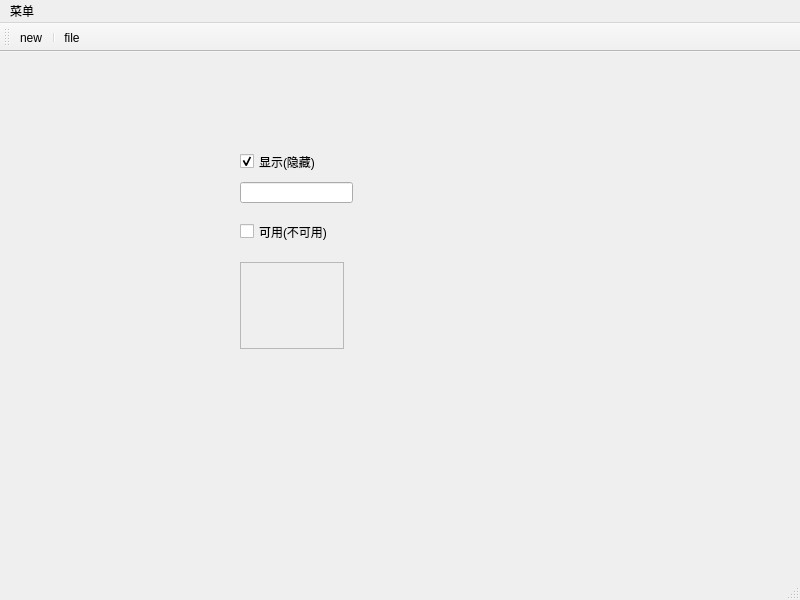
<?xml version="1.0" encoding="UTF-8"?>
<ui version="4.0">
 <class>MainWindow</class>
 <widget class="QMainWindow" name="MainWindow">
  <property name="geometry">
   <rect>
    <x>0</x>
    <y>0</y>
    <width>800</width>
    <height>600</height>
   </rect>
  </property>
  <property name="windowTitle">
   <string>MainWindow</string>
  </property>
  <widget class="QWidget" name="centralwidget">
   <widget class="QCheckBox" name="checkBox">
    <property name="geometry">
     <rect>
      <x>240</x>
      <y>100</y>
      <width>111</width>
      <height>19</height>
     </rect>
    </property>
    <property name="text">
     <string>显示(隐藏)</string>
    </property>
    <property name="checked">
     <bool>true</bool>
    </property>
   </widget>
   <widget class="QLineEdit" name="lineEdit">
    <property name="enabled">
     <bool>true</bool>
    </property>
    <property name="geometry">
     <rect>
      <x>240</x>
      <y>130</y>
      <width>113</width>
      <height>21</height>
     </rect>
    </property>
   </widget>
   <widget class="QCheckBox" name="checkBox_2">
    <property name="geometry">
     <rect>
      <x>240</x>
      <y>170</y>
      <width>111</width>
      <height>19</height>
     </rect>
    </property>
    <property name="text">
     <string>可用(不可用)</string>
    </property>
    <property name="checkable">
     <bool>true</bool>
    </property>
   </widget>
   <widget class="QTextEdit" name="textEdit">
    <property name="enabled">
     <bool>false</bool>
    </property>
    <property name="geometry">
     <rect>
      <x>240</x>
      <y>210</y>
      <width>104</width>
      <height>87</height>
     </rect>
    </property>
   </widget>
  </widget>
  <widget class="QMenuBar" name="menubar">
   <property name="geometry">
    <rect>
     <x>0</x>
     <y>0</y>
     <width>800</width>
     <height>26</height>
    </rect>
   </property>
   <widget class="QMenu" name="menu">
    <property name="title">
     <string>菜单</string>
    </property>
    <addaction name="actionnew"/>
    <addaction name="separator"/>
    <addaction name="actionfile"/>
    <addaction name="separator"/>
    <addaction name="actionclose"/>
   </widget>
   <addaction name="menu"/>
  </widget>
  <widget class="QStatusBar" name="statusbar"/>
  <widget class="QToolBar" name="toolBar">
   <property name="windowTitle">
    <string>toolBar</string>
   </property>
   <attribute name="toolBarArea">
    <enum>TopToolBarArea</enum>
   </attribute>
   <attribute name="toolBarBreak">
    <bool>false</bool>
   </attribute>
   <addaction name="actionnew"/>
   <addaction name="separator"/>
   <addaction name="actionfile"/>
  </widget>
  <action name="actionnew">
   <property name="checkable">
    <bool>true</bool>
   </property>
   <property name="text">
    <string>new</string>
   </property>
   <property name="toolTip">
    <string>创建新文件</string>
   </property>
   <property name="shortcut">
    <string>Ctrl+A</string>
   </property>
  </action>
  <action name="actionfile">
   <property name="text">
    <string>file</string>
   </property>
  </action>
  <action name="actionclose">
   <property name="text">
    <string>close</string>
   </property>
  </action>
 </widget>
 <resources/>
 <connections>
  <connection>
   <sender>checkBox</sender>
   <signal>toggled(bool)</signal>
   <receiver>lineEdit</receiver>
   <slot>setVisible(bool)</slot>
   <hints>
    <hint type="sourcelabel">
     <x>289</x>
     <y>148</y>
    </hint>
    <hint type="destinationlabel">
     <x>289</x>
     <y>182</y>
    </hint>
   </hints>
  </connection>
  <connection>
   <sender>checkBox_2</sender>
   <signal>toggled(bool)</signal>
   <receiver>textEdit</receiver>
   <slot>setEnabled(bool)</slot>
   <hints>
    <hint type="sourcelabel">
     <x>325</x>
     <y>219</y>
    </hint>
    <hint type="destinationlabel">
     <x>299</x>
     <y>273</y>
    </hint>
   </hints>
  </connection>
 </connections>
</ui>
